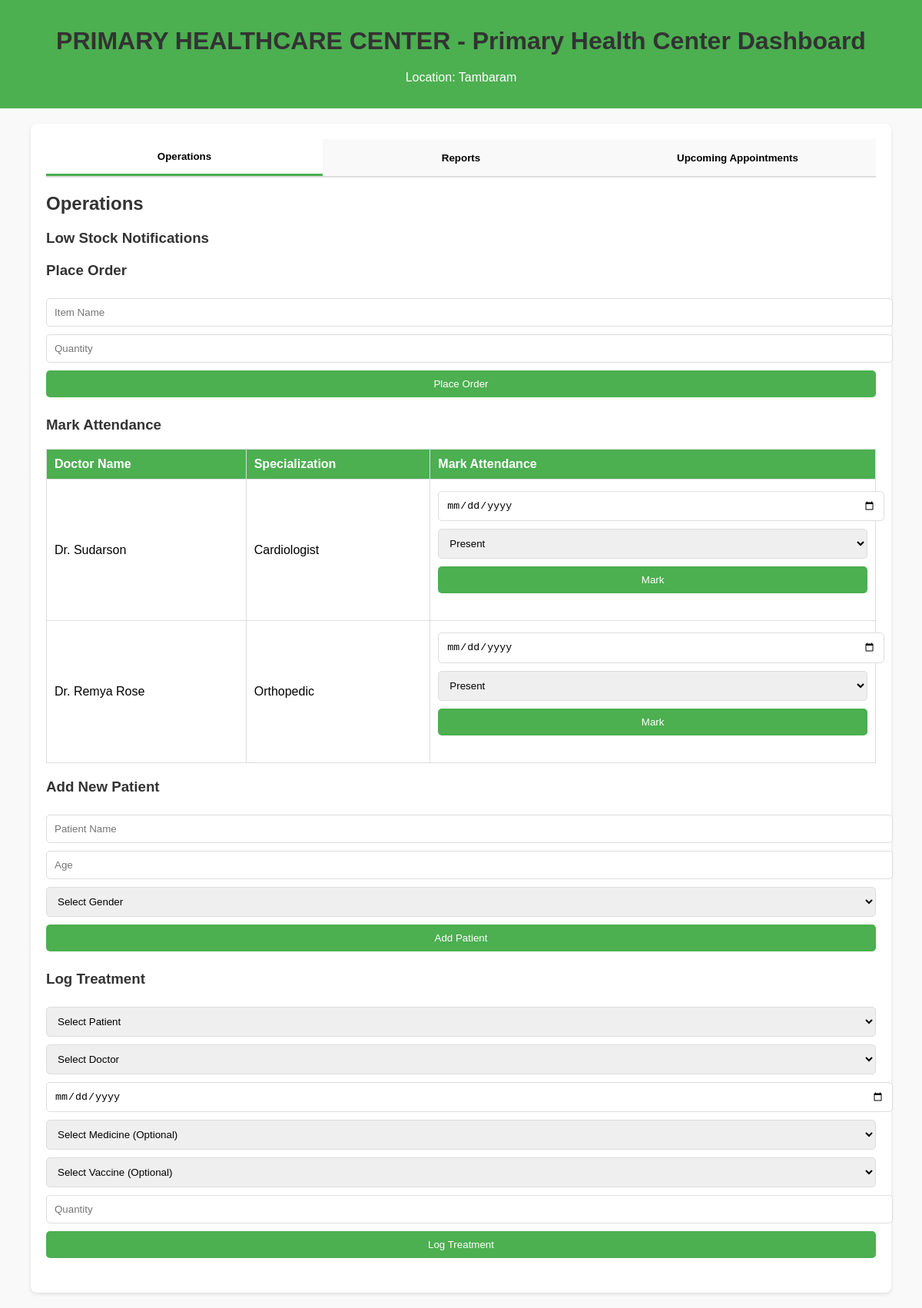
/phc_dashboard/1 (signed in), run on the app's committed database.
### tables this page shows
CREATE TABLE PHC (
    id INTEGER PRIMARY KEY AUTOINCREMENT,
    name VARCHAR(100) NOT NULL,
    location VARCHAR(100) NOT NULL
);

CREATE TABLE Doctors (
    id INTEGER PRIMARY KEY AUTOINCREMENT,
    name VARCHAR(100) NOT NULL,
    specialization VARCHAR(100),
    phc_id INTEGER,
    sub_center_id INTEGER, password TEXT, username TEXT,
    FOREIGN KEY (phc_id) REFERENCES PHC(id),
    FOREIGN KEY (sub_center_id) REFERENCES SubCenter(id)
);

### app.py (the view)
@app.route('/phc_dashboard/<int:phc_id>')
def phc_dashboard(phc_id):
    if 'role' not in session or session['role'] != 'phc':
        return redirect(url_for('phc_login'))
    conn = get_db_connection()
    phc = conn.execute("SELECT * FROM PHC WHERE id = ?", (phc_id,)).fetchone()
    doctors = conn.execute("SELECT * FROM Doctors WHERE phc_id = ?", (phc_id,)).fetchall()
    patients = conn.execute("SELECT * FROM Patients WHERE phc_id = ?", (phc_id,)).fetchall()
    appointments = conn.execute("""
        SELECT a.id, p.name AS patient_name, d.name AS doctor_name, a.date, a.time, a.status
        FROM Appointments a
        JOIN Patients p ON a.patient_id = p.id
        JOIN Doctors d ON a.doctor_id = d.id
        WHERE p.phc_id = ?
        ORDER BY a.date, a.time
    """, (session['user_id'],)).fetchall()
    medicines = conn.execute("SELECT * FROM Medicines WHERE phc_id = ?", (phc_id,)).fetchall()
    vaccines = conn.execute("SELECT * FROM Vaccines WHERE phc_id = ?", (phc_id,)).fetchall()
    low_stock_medicines = conn.execute("""
        SELECT name, quantity
        FROM Medicines
        WHERE phc_id = ? AND quantity < 10
    """, (phc_id,)).fetchall()
    low_stock_vaccines = conn.execute("""
        SELECT name, quantity
        FROM Vaccines
        WHERE phc_id = ? AND quantity < 10
    """, (phc_id,)).fetchall()
    attendance_summary = conn.execute("""
        SELECT
            Doctors.name AS doctor_name,
            SUM(CASE WHEN Attendance.status = 'Present' THEN 1 ELSE 0 END) AS present_days,
            COUNT(Attendance.status) AS total_days
        FROM Attendance
        JOIN Doctors ON Attendance.doctor_id = Doctors.id
        WHERE Doctors.phc_id = ?
        GROUP BY Doctors.id
    """, (phc_id,)).fetchall()
    treatments = conn.execute("""
        SELECT
            Treatments.date,
            Patients.name AS patient_name,
            Doctors.name AS doctor_name,
            Treatments.medicine_name,
            Treatments.vaccine_name,
            Treatments.quantity
        FROM Treatments
        JOIN Patients ON Treatments.patient_id = Patients.id
        JOIN Doctors ON Treatments.doctor_id = Doctors.id
        WHERE Patients.phc_id = ?
        ORDER BY Treatments.date DESC
    """, (phc_id,)).fetchall()
    conn.close()
    return render_template(
        'phc_dashboard.html',
        phc=phc,
        doctors=doctors,
        patients=patients,
        medicines=medicines,
        vaccines=vaccines,
        appointments=appointments,
        low_stock_medicines=low_stock_medicines,
        low_stock_vaccines=low_stock_vaccines,
        attendance_summary=attendance_summary,
        treatments=treatments
    )

### app.py (called while the page is built)
def get_db_connection():
    conn = sqlite3.connect(DATABASE)
    conn.row_factory = sqlite3.Row  # Enable row access by column name
    return conn

### templates/phc_dashboard.html (shortened to what this page needs)
<!DOCTYPE html>
<html lang="en">
<head>
</head>
<body>
    <header>
        <h1>{{ phc['name'] }} - Primary Health Center Dashboard</h1>
        <p>Location: {{ phc['location'] }}</p>
    </header>
    <div class="container">
        <div class="tabs">
            <button class="tab-btn active" data-tab="operations">Operations</button>
            <button class="tab-btn" data-tab="reports">Reports</button>
            <button class="tab-btn" data-tab="appointments">Upcoming Appointments</button>
        </div>
        <div id="operations" class="tab-content active">
            <h2>Operations</h2>
            <div class="form-section">
                <h3>Low Stock Notifications</h3>
            </div>
            <div class="form-section">
                <h3>Place Order</h3>
                <form method="POST" action="/place_order">
                    <input type="text" name="item_name" placeholder="Item Name" required>
                    <input type="number" name="quantity" placeholder="Quantity" required>
                    <button type="submit">Place Order</button>
                </form>
            </div>
            <div class="form-section">
                <h3>Mark Attendance</h3>
                <table>
                    <thead>
                        <tr>
                            <th>Doctor Name</th>
                            <th>Specialization</th>
                            <th>Mark Attendance</th>
                        </tr>
                    </thead>
                    <tbody>
                        {% for doctor in doctors %}
                        <tr>
                            <td>{{ doctor['name'] }}</td>
                            <td>{{ doctor['specialization'] }}</td>
                            <td>
                                <form method="POST" action="/mark_attendance">
                                    <input type="date" name="date" required>
                                    <select name="status" required>
                                        <option value="Present">Present</option>
                                    </select>
                                    <button type="submit">Mark</button>
                                </form>
                            </td>
                        </tr>
                        {% endfor %}
                    </tbody>
                </table>
            </div>
            <div class="form-section">
                <h3>Add New Patient</h3>
                <form method="POST" action="/add_patient">
                    <input type="text" name="name" placeholder="Patient Name" required>
                    <input type="number" name="age" placeholder="Age" required>
                    <select name="gender" required>
                        <option value="">Select Gender</option>
                    </select>
                    <button type="submit">Add Patient</button>
                </form>
            </div>
            <div class="form-section">
                <h3>Log Treatment</h3>
                <form method="POST" action="/log_treatment">
                    <select name="patient_id" required>
                        <option value="">Select Patient</option>
                    </select>
                    <select name="doctor_id" required>
                        <option value="">Select Doctor</option>
                    </select>
                    <input type="date" name="date" required>
                    <select name="medicine_name">
                        <option value="">Select Medicine (Optional)</option>
                    </select>
                    <select name="vaccine_name">
                        <option value="">Select Vaccine (Optional)</option>
                    </select>
                    <input type="number" name="quantity" placeholder="Quantity" min="1">
                    <button type="submit">Log Treatment</button>
                </form>
            </div>
        </div>
    </div>
</body>
</html>

### templates/phc_dashboard.html (style rules this page uses)
body { font-family: Arial, sans-serif; margin: 0; padding: 0; background-color: #f9f9f9; }
header { background-color: #4CAF50; color: white; padding: 15px 20px; text-align: center; }
h1, h2, h3 { margin: 20px 0; color: #333; }
.container { width: 90%; max-width: 1200px; margin: 20px auto; background-color: white; padding: 20px; border-radius: 8px; box-shadow: 0 2px 5px rgba(0, 0, 0, 0.1); }
.tabs { display: flex; border-bottom: 2px solid #ddd; }
.tabs button { flex: 1; padding: 15px; border: none; background: #f9f9f9; cursor: pointer; font-weight: bold; }
.tabs button.active { border-bottom: 3px solid #4CAF50; background: white; }
.tab-content { display: none; }
.tab-content.active { display: block; }
table { width: 100%; border-collapse: collapse; margin: 20px 0; }
table th, table td { border: 1px solid #ddd; padding: 10px; text-align: left; }
table th { background-color: #4CAF50; color: white; }
.form-section { margin: 20px 0; }
.form-section form { margin-bottom: 20px; }
.form-section input, .form-section select, .form-section button { margin: 5px 0; padding: 10px; border: 1px solid #ddd; border-radius: 5px; width: 100%; }
.form-section button { background-color: #4CAF50; color: white; border: none; cursor: pointer; }

### data on the page
PHC: name "PRIMARY HEALTHCARE CENTER", location "Tambaram"
Doctors: name "Dr. Sudarson", specialization "Cardiologist"
Doctors: name "Dr. Remya Rose", specialization "Orthopedic"
